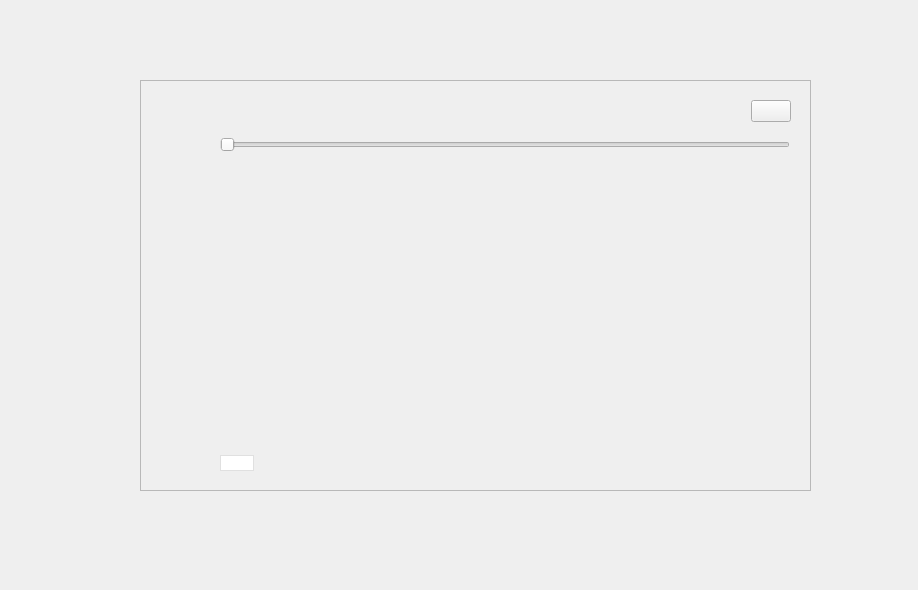
<?xml version="1.0" encoding="UTF-8"?>
<ui version="4.0">
 <class>ExportFile</class>
 <widget class="QWidget" name="ExportFile">
  <property name="geometry">
   <rect>
    <x>0</x>
    <y>0</y>
    <width>918</width>
    <height>590</height>
   </rect>
  </property>
  <property name="windowTitle">
   <string>Form</string>
  </property>
  <widget class="QFrame" name="frame">
   <property name="geometry">
    <rect>
     <x>140</x>
     <y>80</y>
     <width>671</width>
     <height>411</height>
    </rect>
   </property>
   <property name="frameShape">
    <enum>QFrame::StyledPanel</enum>
   </property>
   <property name="frameShadow">
    <enum>QFrame::Raised</enum>
   </property>
   <widget class="QWidget" name="verticalLayoutWidget_3">
    <property name="geometry">
     <rect>
      <x>30</x>
      <y>20</y>
      <width>621</width>
      <height>371</height>
     </rect>
    </property>
    <layout class="QVBoxLayout" name="verticalLayout_3" stretch="0,0,1,0">
     <property name="spacing">
      <number>0</number>
     </property>
     <item>
      <layout class="QHBoxLayout" name="horizontalLayout_5">
       <property name="spacing">
        <number>0</number>
       </property>
       <item>
        <spacer name="horizontalSpacer_2">
         <property name="orientation">
          <enum>Qt::Horizontal</enum>
         </property>
         <property name="sizeHint" stdset="0">
          <size>
           <width>40</width>
           <height>20</height>
          </size>
         </property>
        </spacer>
       </item>
       <item>
        <widget class="CustomPushButton" name="pClose">
         <property name="styleSheet">
          <string notr="true">QPushButton{
border: none;
border-image: url(&quot;:/images/mbox/guanbi@2x.png&quot;);
}

QPushButton::hover{
border-image: url(&quot;:/images/mbox/guanbi2@2x.png&quot;);
}</string>
         </property>
         <property name="text">
          <string/>
         </property>
        </widget>
       </item>
      </layout>
     </item>
     <item>
      <layout class="QHBoxLayout" name="horizontalLayout" stretch="0,1,0">
       <property name="spacing">
        <number>0</number>
       </property>
       <property name="leftMargin">
        <number>0</number>
       </property>
       <property name="topMargin">
        <number>0</number>
       </property>
       <property name="rightMargin">
        <number>0</number>
       </property>
       <property name="bottomMargin">
        <number>0</number>
       </property>
       <item>
        <widget class="QLabel" name="label_icon">
         <property name="minimumSize">
          <size>
           <width>50</width>
           <height>0</height>
          </size>
         </property>
         <property name="styleSheet">
          <string notr="true"/>
         </property>
         <property name="text">
          <string/>
         </property>
        </widget>
       </item>
       <item>
        <layout class="QVBoxLayout" name="verticalLayout">
         <property name="spacing">
          <number>0</number>
         </property>
         <property name="leftMargin">
          <number>0</number>
         </property>
         <property name="topMargin">
          <number>0</number>
         </property>
         <property name="rightMargin">
          <number>0</number>
         </property>
         <property name="bottomMargin">
          <number>0</number>
         </property>
         <item>
          <widget class="QLabel" name="label_title">
           <property name="styleSheet">
            <string notr="true">QLabel{
color: rgb(20,134,250);
}</string>
           </property>
           <property name="text">
            <string/>
           </property>
          </widget>
         </item>
         <item>
          <spacer name="verticalSpacer">
           <property name="orientation">
            <enum>Qt::Vertical</enum>
           </property>
           <property name="sizeHint" stdset="0">
            <size>
             <width>1</width>
             <height>1</height>
            </size>
           </property>
          </spacer>
         </item>
         <item>
          <widget class="QSlider" name="horizontalSlider">
           <property name="styleSheet">
            <string notr="true"/>
           </property>
           <property name="minimum">
            <number>0</number>
           </property>
           <property name="maximum">
            <number>100</number>
           </property>
           <property name="pageStep">
            <number>1</number>
           </property>
           <property name="value">
            <number>0</number>
           </property>
           <property name="sliderPosition">
            <number>0</number>
           </property>
           <property name="tracking">
            <bool>true</bool>
           </property>
           <property name="orientation">
            <enum>Qt::Horizontal</enum>
           </property>
          </widget>
         </item>
        </layout>
       </item>
       <item>
        <spacer name="horizontalSpacer_3">
         <property name="orientation">
          <enum>Qt::Horizontal</enum>
         </property>
         <property name="sizeHint" stdset="0">
          <size>
           <width>1</width>
           <height>1</height>
          </size>
         </property>
        </spacer>
       </item>
      </layout>
     </item>
     <item>
      <layout class="QHBoxLayout" name="horizontalLayout_2" stretch="0,1">
       <property name="spacing">
        <number>0</number>
       </property>
       <item>
        <widget class="QLabel" name="label_null">
         <property name="minimumSize">
          <size>
           <width>50</width>
           <height>0</height>
          </size>
         </property>
         <property name="styleSheet">
          <string notr="true"/>
         </property>
         <property name="text">
          <string/>
         </property>
        </widget>
       </item>
       <item>
        <layout class="QVBoxLayout" name="verticalLayout_2">
         <property name="spacing">
          <number>0</number>
         </property>
         <item>
          <layout class="QVBoxLayout" name="verticalLayout_4">
           <property name="spacing">
            <number>0</number>
           </property>
           <property name="leftMargin">
            <number>0</number>
           </property>
           <property name="topMargin">
            <number>0</number>
           </property>
           <property name="rightMargin">
            <number>0</number>
           </property>
           <property name="bottomMargin">
            <number>0</number>
           </property>
           <item>
            <widget class="QLabel" name="label_text">
             <property name="styleSheet">
              <string notr="true">QLabel{
color: rgb(68, 68, 68);
}</string>
             </property>
             <property name="text">
              <string/>
             </property>
            </widget>
           </item>
           <item>
            <widget class="QLabel" name="label_progress">
             <property name="styleSheet">
              <string notr="true">QLabel{
color: rgb(20,134,250);
}</string>
             </property>
             <property name="text">
              <string/>
             </property>
            </widget>
           </item>
           <item>
            <spacer name="verticalSpacer_2">
             <property name="orientation">
              <enum>Qt::Vertical</enum>
             </property>
             <property name="sizeHint" stdset="0">
              <size>
               <width>1</width>
               <height>1</height>
              </size>
             </property>
            </spacer>
           </item>
          </layout>
         </item>
        </layout>
       </item>
      </layout>
     </item>
     <item>
      <layout class="QHBoxLayout" name="horizontalLayout_3">
       <property name="spacing">
        <number>0</number>
       </property>
       <item>
        <widget class="QLabel" name="label_null_2">
         <property name="minimumSize">
          <size>
           <width>50</width>
           <height>0</height>
          </size>
         </property>
         <property name="styleSheet">
          <string notr="true"/>
         </property>
         <property name="text">
          <string/>
         </property>
        </widget>
       </item>
       <item>
        <layout class="QHBoxLayout" name="horizontalLayout_4">
         <item>
          <widget class="CustomPushButton" name="pCancel">
           <property name="styleSheet">
            <string notr="true">QPushButton{
border: 1px solid rgb(224, 224, 224);
color: rgb(102, 102, 102);
background: white;
}</string>
           </property>
           <property name="text">
            <string/>
           </property>
          </widget>
         </item>
         <item>
          <spacer name="horizontalSpacer">
           <property name="orientation">
            <enum>Qt::Horizontal</enum>
           </property>
           <property name="sizeHint" stdset="0">
            <size>
             <width>1</width>
             <height>1</height>
            </size>
           </property>
          </spacer>
         </item>
        </layout>
       </item>
      </layout>
     </item>
    </layout>
   </widget>
  </widget>
 </widget>
 <customwidgets>
  <customwidget>
   <class>CustomPushButton</class>
   <extends>QPushButton</extends>
   <header location="global">Custom/PushButton/custompushbutton.h</header>
  </customwidget>
 </customwidgets>
 <resources/>
 <connections/>
</ui>
